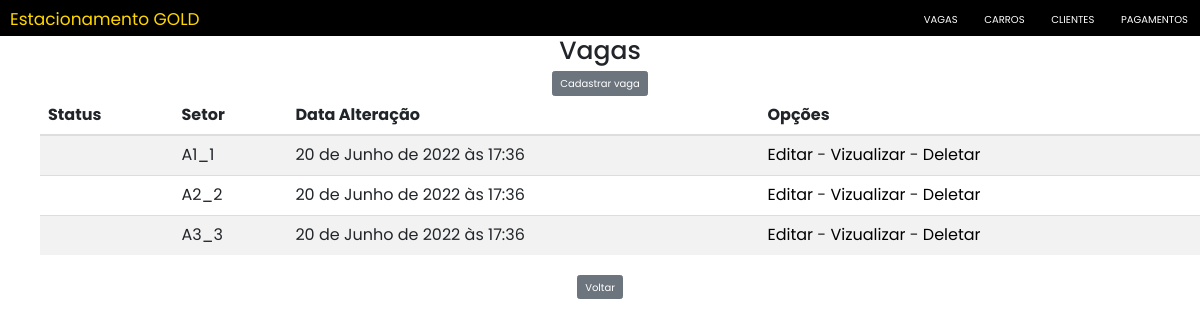
Before: /vagas/ with the older database file.
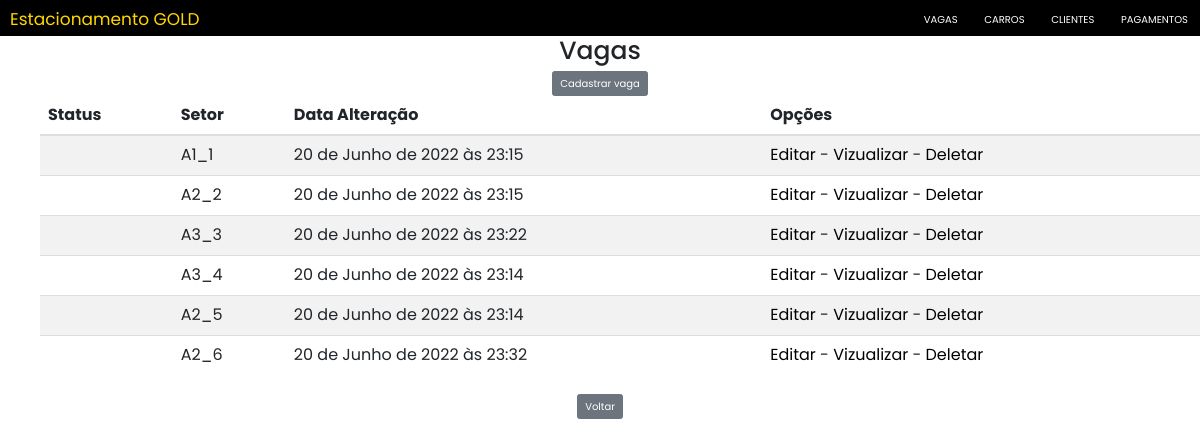
After: the same page with the newer database file.
### mainVagas/models.py (models this page shows, shortened)
class Vaga(models.Model):
    status = EnumChoiceField(EnumStatus, default=EnumStatus.disponivel)
    setor = models.CharField(max_length=2)
    tipoVeiculo = EnumChoiceField(EnumTipoVeiculo)
    dataHoraCadastro = models.DateTimeField(
        auto_now_add=True, editable=False, verbose_name="Data e Hora Cadastro")
    dataHoraAlteracao = models.DateTimeField(
        auto_now=True, editable=False, verbose_name="Data e Hora Alteração")

### mainVagas/views.py (the view)
# urls.py: path("", views.VagaList.as_view(), name="list"),
class VagaList(ListView):
    model = Vaga
    fields = '__all__'

### mainVagas/templates/mainVagas/vaga_list.html (shortened to what this page needs)
{% extends 'Estacionamento/base.html' %}
{% load static %}
{% block titleBody %}Vagas{% endblock %}
{% block content %}
    <div style="text-align: center">
        <a href="{% url 'mainVagas:create' %}"><input type="submit" class="btn btn-secondary" value="Cadastrar vaga" /></a>
    </div>
    <ul>
        <div class="table-responsive" style="margin-right: 2%">
            <table class="table table-striped" id="listar-vagas">
                <thead>
                    <tr>
                        <th>Status</th>
                        <th>Setor</th>
                        <th>Data Alteração</th>
                        <th>Opções</th>
                    </tr>
                </thead>
                <tbody>
                    {% for vaga in vaga_list %}
                        <tr>
                            <td>{{vaga.status.value}}</td>
                            <td>{{vaga.setor}}_{{vaga.id}}</td>
                            <td>{{vaga.dataHoraAlteracao}}</td>
                            <td>  <a style="color:black" href="{% url 'mainVagas:update' pk=vaga.id %}" title="Editar Vaga">Editar</a>
                                - <a style="color:black" href="{% url 'mainVagas:detail' pk=vaga.id %}" title="Vizualizar Vaga">Vizualizar</a>
                                - <a style="color:black" href="{% url 'mainVagas:delete' pk=vaga.id %}" title="Deletar Vaga">Deletar</a></td>
                        </tr>
                    {% empty %}
                        <tr>
                            <td colspan="4">Nenhum vaga registrada.</td>
                        <tr>
                    {% endfor %}
                </tbody>
            </table>
        </div>
    </ul>
    <div style="text-align: center">
        <a href="{% url 'Estacionamento:main' %}"><input type="submit" class="btn btn-secondary" value="Voltar" /></a>
    </div>
{% endblock %}

Changed rows visible on the page:
changed Vaga id 1: dataHoraAlteracao "20 de Junho de 2022 às 17:36" → "20 de Junho de 2022 às 23:15"
changed Vaga id 2: dataHoraAlteracao "20 de Junho de 2022 às 17:36" → "20 de Junho de 2022 às 23:15"
changed Vaga id 3: dataHoraAlteracao "20 de Junho de 2022 às 17:36" → "20 de Junho de 2022 às 23:22"
added Vaga: setor "A3", id "4", dataHoraAlteracao "20 de Junho de 2022 às 23:14"
added Vaga: setor "A2", id "5", dataHoraAlteracao "20 de Junho de 2022 às 23:14"
added Vaga: setor "A2", id "6", dataHoraAlteracao "20 de Junho de 2022 às 23:32"
